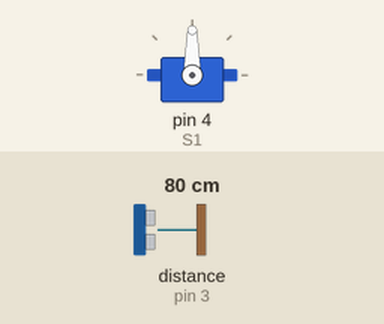
Bench run of a sketch on a simulated Arduino Uno, built with avr-gcc and run on an emulated ATmega328P. Parts: servo. Wiring (inferred from the names in the program): ultrasonic range finder: trigger pin 2; echo pin 3. The inputs (shaded band) are chosen by the test bench; at power-on: distance to the obstacle (sensor on pin 3) 80 cm. The echo pulse lasts 58.3 µs per cm.

Above: at 1.2 s.
1.3 s: distance to the obstacle (sensor on pin 3) set to 12 cm
2.8 s: distance to the obstacle (sensor on pin 3) set to 9 cm
At 5.69 s:
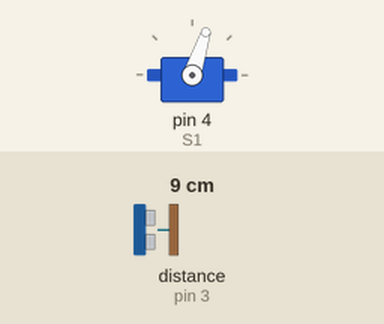
7.7 s: distance to the obstacle (sensor on pin 3) set to 18 cm
At 8.43 s:
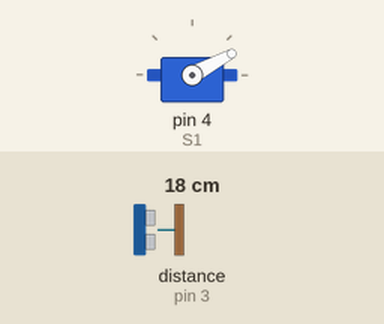
Timing chart, 0 to 10.7 s (numbered marks = the images above; inputs shaded):
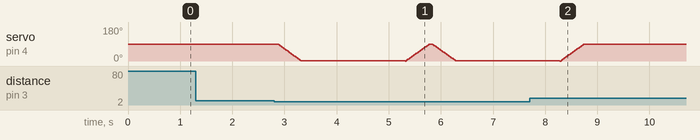

Measured:
- the behaviour switches between 11 and 10 cm on distance to the obstacle (sensor on pin 3) (found by bisection; images 0 and 1)
- after the input at 1.3 s, every drawn part: stays the same
- after the input at 7.7 s, servo on pin 4 (S1): goes on until 8.7 s, then stays 89°

The sketch:

FreeThrow.ino
```cpp
//智能垃圾桶：超声波感应开盖
#include <Servo.h>//之间要有空格，否则编译时会报错。
Servo myservo;//定义舵机
volatile float dist;
int D1 = 2; //超声波接口T
int D2 = 3; //超声波接口E
int S1 = 4; //舵机接口

unsigned char jiao;//角度
float checkdistance(int a1, int a2) { //超声波感应，测量距离v
  digitalWrite(a1, LOW);
  delayMicroseconds(2);
  digitalWrite(a1, HIGH);
  delayMicroseconds(10);
  digitalWrite(a1, LOW);
  float distance = pulseIn(a2, HIGH) / 58.00;
  delay(50);
  return distance;
}


void setup()
{
  dist = 0;//定义距离变量
  Serial.begin(9600);
  pinMode(D1, OUTPUT);//定义超声波输出引脚
  pinMode(D2, INPUT);//定义超声波输入引脚
  myservo.attach(S1);//定义舵机接口
  myservo.write(90);//设置舵机初始角度
}
void loop()
{
  dist = checkdistance(D1, D2);//通过超声波获取距离
  if ((dist > 1) && (dist < 10) )  //当距离大于1并且小于10cm时
  {
    //打开盖
    for (jiao = 90; jiao > 0; jiao = jiao - 1)
    {
      myservo.write(jiao);//设置舵机打开转向角度
      delay(5);
    }

    //停顿2秒
    delay(2000);

    //合上盖
    for (jiao = 0; jiao < 90; jiao = jiao + 1)
    {
      myservo.write(jiao);//设置舵机关闭转向角度
      delay(5);
    }
  }
  //Serial.println(dist);
}
```
